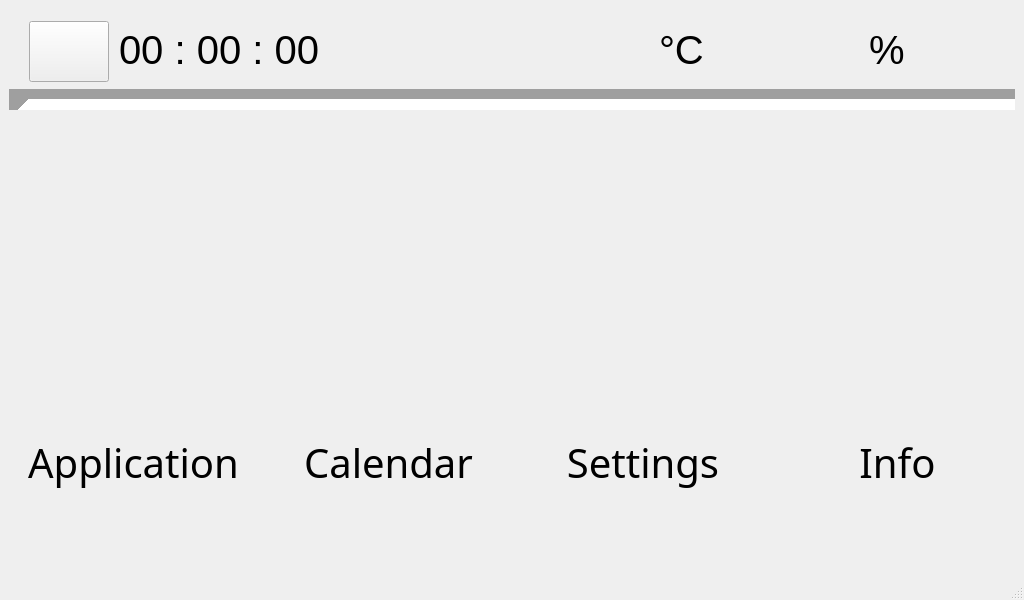
<?xml version="1.0" encoding="UTF-8"?>
<ui version="4.0">
 <class>MainWindow</class>
 <widget class="QMainWindow" name="MainWindow">
  <property name="geometry">
   <rect>
    <x>0</x>
    <y>0</y>
    <width>1024</width>
    <height>600</height>
   </rect>
  </property>
  <property name="windowTitle">
   <string>MainWindow</string>
  </property>
  <widget class="QWidget" name="centralwidget">
   <layout class="QVBoxLayout" name="verticalLayout">
    <item>
     <widget class="QStackedWidget" name="stackedWidget">
      <property name="currentIndex">
       <number>0</number>
      </property>
      <widget class="QWidget" name="page">
       <widget class="Line" name="line">
        <property name="geometry">
         <rect>
          <x>0</x>
          <y>80</y>
          <width>1231</width>
          <height>21</height>
         </rect>
        </property>
        <property name="frameShadow">
         <enum>QFrame::Sunken</enum>
        </property>
        <property name="lineWidth">
         <number>20</number>
        </property>
        <property name="orientation">
         <enum>Qt::Horizontal</enum>
        </property>
       </widget>
       <widget class="QLabel" name="time_label">
        <property name="geometry">
         <rect>
          <x>110</x>
          <y>20</y>
          <width>261</width>
          <height>41</height>
         </rect>
        </property>
        <property name="font">
         <font>
          <family>Ubuntu</family>
          <pointsize>30</pointsize>
         </font>
        </property>
        <property name="text">
         <string>00 : 00 : 00</string>
        </property>
       </widget>
       <widget class="QWidget" name="verticalLayoutWidget">
        <property name="geometry">
         <rect>
          <x>0</x>
          <y>100</y>
          <width>1013</width>
          <height>451</height>
         </rect>
        </property>
        <layout class="QVBoxLayout" name="verticalLayout_2">
         <item>
          <layout class="QHBoxLayout" name="horizontalLayout">
           <item>
            <widget class="QPushButton" name="app_button">
             <property name="text">
              <string/>
             </property>
             <property name="icon">
              <iconset resource="Resources.qrc">
               <normaloff>:/Images/application.png</normaloff>:/Images/application.png</iconset>
             </property>
             <property name="iconSize">
              <size>
               <width>200</width>
               <height>200</height>
              </size>
             </property>
             <property name="autoDefault">
              <bool>true</bool>
             </property>
             <property name="default">
              <bool>true</bool>
             </property>
             <property name="flat">
              <bool>true</bool>
             </property>
            </widget>
           </item>
           <item>
            <widget class="QPushButton" name="calendar_button">
             <property name="minimumSize">
              <size>
               <width>250</width>
               <height>250</height>
              </size>
             </property>
             <property name="styleSheet">
              <string notr="true">image: url(:/images/Images/schedule.png);</string>
             </property>
             <property name="text">
              <string/>
             </property>
             <property name="icon">
              <iconset resource="Resources.qrc">
               <normaloff>:/Images/schedule.png</normaloff>:/Images/schedule.png</iconset>
             </property>
             <property name="iconSize">
              <size>
               <width>200</width>
               <height>200</height>
              </size>
             </property>
             <property name="autoDefault">
              <bool>false</bool>
             </property>
             <property name="flat">
              <bool>true</bool>
             </property>
            </widget>
           </item>
           <item>
            <widget class="QPushButton" name="settings_button">
             <property name="text">
              <string/>
             </property>
             <property name="icon">
              <iconset resource="Resources.qrc">
               <normaloff>:/Images/gear.png</normaloff>:/Images/gear.png</iconset>
             </property>
             <property name="iconSize">
              <size>
               <width>200</width>
               <height>200</height>
              </size>
             </property>
             <property name="flat">
              <bool>true</bool>
             </property>
            </widget>
           </item>
           <item>
            <widget class="QPushButton" name="Info_button">
             <property name="text">
              <string/>
             </property>
             <property name="icon">
              <iconset resource="Resources.qrc">
               <normaloff>:/Images/info.png</normaloff>:/Images/info.png</iconset>
             </property>
             <property name="iconSize">
              <size>
               <width>200</width>
               <height>200</height>
              </size>
             </property>
             <property name="flat">
              <bool>true</bool>
             </property>
            </widget>
           </item>
          </layout>
         </item>
         <item>
          <layout class="QHBoxLayout" name="horizontalLayout_4">
           <item>
            <widget class="QLabel" name="label_5">
             <property name="font">
              <font>
               <family>Ubuntu Thin</family>
               <pointsize>30</pointsize>
              </font>
             </property>
             <property name="styleSheet">
              <string notr="true"/>
             </property>
             <property name="text">
              <string>Application</string>
             </property>
             <property name="alignment">
              <set>Qt::AlignCenter</set>
             </property>
            </widget>
           </item>
           <item>
            <widget class="QLabel" name="label_7">
             <property name="font">
              <font>
               <family>Ubuntu Thin</family>
               <pointsize>30</pointsize>
              </font>
             </property>
             <property name="styleSheet">
              <string notr="true"/>
             </property>
             <property name="text">
              <string>Calendar</string>
             </property>
             <property name="alignment">
              <set>Qt::AlignCenter</set>
             </property>
            </widget>
           </item>
           <item>
            <widget class="QLabel" name="label_6">
             <property name="font">
              <font>
               <family>Ubuntu Thin</family>
               <pointsize>30</pointsize>
              </font>
             </property>
             <property name="styleSheet">
              <string notr="true"/>
             </property>
             <property name="text">
              <string>Settings</string>
             </property>
             <property name="alignment">
              <set>Qt::AlignCenter</set>
             </property>
            </widget>
           </item>
           <item>
            <widget class="QLabel" name="label">
             <property name="font">
              <font>
               <family>Ubuntu Thin</family>
               <pointsize>30</pointsize>
              </font>
             </property>
             <property name="styleSheet">
              <string notr="true"/>
             </property>
             <property name="text">
              <string>Info</string>
             </property>
             <property name="alignment">
              <set>Qt::AlignCenter</set>
             </property>
            </widget>
           </item>
          </layout>
         </item>
        </layout>
       </widget>
       <widget class="QLabel" name="temperature_label">
        <property name="geometry">
         <rect>
          <x>590</x>
          <y>20</y>
          <width>61</width>
          <height>41</height>
         </rect>
        </property>
        <property name="font">
         <font>
          <pointsize>30</pointsize>
         </font>
        </property>
        <property name="text">
         <string/>
        </property>
       </widget>
       <widget class="QLabel" name="temperature_label_2">
        <property name="geometry">
         <rect>
          <x>650</x>
          <y>20</y>
          <width>61</width>
          <height>41</height>
         </rect>
        </property>
        <property name="font">
         <font>
          <family>Ubuntu</family>
          <pointsize>30</pointsize>
         </font>
        </property>
        <property name="text">
         <string>°C</string>
        </property>
       </widget>
       <widget class="QLabel" name="temperature_label_3">
        <property name="geometry">
         <rect>
          <x>860</x>
          <y>20</y>
          <width>61</width>
          <height>41</height>
         </rect>
        </property>
        <property name="font">
         <font>
          <family>Ubuntu</family>
          <pointsize>30</pointsize>
         </font>
        </property>
        <property name="text">
         <string>%</string>
        </property>
       </widget>
       <widget class="QLabel" name="humidity_label">
        <property name="geometry">
         <rect>
          <x>800</x>
          <y>20</y>
          <width>61</width>
          <height>41</height>
         </rect>
        </property>
        <property name="font">
         <font>
          <pointsize>30</pointsize>
         </font>
        </property>
        <property name="text">
         <string/>
        </property>
       </widget>
       <widget class="QPushButton" name="tempImg">
        <property name="geometry">
         <rect>
          <x>710</x>
          <y>20</y>
          <width>50</width>
          <height>50</height>
         </rect>
        </property>
        <property name="styleSheet">
         <string notr="true">background:transparent;
border:0px;</string>
        </property>
        <property name="text">
         <string/>
        </property>
        <property name="iconSize">
         <size>
          <width>50</width>
          <height>50</height>
         </size>
        </property>
       </widget>
       <widget class="QPushButton" name="humidityImg">
        <property name="geometry">
         <rect>
          <x>900</x>
          <y>20</y>
          <width>50</width>
          <height>50</height>
         </rect>
        </property>
        <property name="styleSheet">
         <string notr="true">background:transparent;
border:0px;</string>
        </property>
        <property name="text">
         <string/>
        </property>
        <property name="icon">
         <iconset resource="Resources.qrc">
          <normaloff>:/Images/humidity.png</normaloff>:/Images/humidity.png</iconset>
        </property>
        <property name="iconSize">
         <size>
          <width>50</width>
          <height>50</height>
         </size>
        </property>
       </widget>
       <widget class="QPushButton" name="alarmButton">
        <property name="enabled">
         <bool>true</bool>
        </property>
        <property name="geometry">
         <rect>
          <x>20</x>
          <y>12</y>
          <width>80</width>
          <height>61</height>
         </rect>
        </property>
        <property name="styleSheet">
         <string notr="true">image: url(:/Images/alarm.png);</string>
        </property>
        <property name="text">
         <string/>
        </property>
       </widget>
      </widget>
      <widget class="QWidget" name="page_2">
       <widget class="QLabel" name="label_2">
        <property name="geometry">
         <rect>
          <x>440</x>
          <y>70</y>
          <width>241</width>
          <height>20</height>
         </rect>
        </property>
        <property name="text">
         <string>APPLICATION</string>
        </property>
       </widget>
       <widget class="QPushButton" name="back_button">
        <property name="geometry">
         <rect>
          <x>10</x>
          <y>10</y>
          <width>30</width>
          <height>30</height>
         </rect>
        </property>
        <property name="text">
         <string/>
        </property>
        <property name="iconSize">
         <size>
          <width>50</width>
          <height>50</height>
         </size>
        </property>
       </widget>
      </widget>
      <widget class="QWidget" name="page_3">
       <widget class="QLabel" name="label_3">
        <property name="geometry">
         <rect>
          <x>450</x>
          <y>60</y>
          <width>151</width>
          <height>20</height>
         </rect>
        </property>
        <property name="text">
         <string>SETTINGS</string>
        </property>
       </widget>
       <widget class="QPushButton" name="back_button_2">
        <property name="geometry">
         <rect>
          <x>10</x>
          <y>10</y>
          <width>30</width>
          <height>30</height>
         </rect>
        </property>
        <property name="text">
         <string/>
        </property>
        <property name="iconSize">
         <size>
          <width>100</width>
          <height>2000</height>
         </size>
        </property>
       </widget>
      </widget>
      <widget class="QWidget" name="page_4">
       <widget class="QLabel" name="label_4">
        <property name="geometry">
         <rect>
          <x>640</x>
          <y>100</y>
          <width>63</width>
          <height>20</height>
         </rect>
        </property>
        <property name="text">
         <string>INFO</string>
        </property>
       </widget>
       <widget class="QPushButton" name="back_button_3">
        <property name="geometry">
         <rect>
          <x>10</x>
          <y>10</y>
          <width>30</width>
          <height>30</height>
         </rect>
        </property>
        <property name="text">
         <string/>
        </property>
        <property name="iconSize">
         <size>
          <width>100</width>
          <height>2000</height>
         </size>
        </property>
       </widget>
      </widget>
      <widget class="QWidget" name="page_5">
       <widget class="QPushButton" name="back_button_4">
        <property name="geometry">
         <rect>
          <x>10</x>
          <y>10</y>
          <width>30</width>
          <height>30</height>
         </rect>
        </property>
        <property name="text">
         <string/>
        </property>
        <property name="iconSize">
         <size>
          <width>50</width>
          <height>50</height>
         </size>
        </property>
       </widget>
       <widget class="QCalendarWidget" name="calendarWidget">
        <property name="enabled">
         <bool>true</bool>
        </property>
        <property name="geometry">
         <rect>
          <x>0</x>
          <y>50</y>
          <width>1001</width>
          <height>481</height>
         </rect>
        </property>
        <property name="autoFillBackground">
         <bool>true</bool>
        </property>
        <property name="gridVisible">
         <bool>true</bool>
        </property>
        <property name="horizontalHeaderFormat">
         <enum>QCalendarWidget::SingleLetterDayNames</enum>
        </property>
        <property name="verticalHeaderFormat">
         <enum>QCalendarWidget::NoVerticalHeader</enum>
        </property>
        <property name="navigationBarVisible">
         <bool>true</bool>
        </property>
        <property name="dateEditEnabled">
         <bool>true</bool>
        </property>
       </widget>
       <zorder>calendarWidget</zorder>
       <zorder>back_button_4</zorder>
      </widget>
     </widget>
    </item>
   </layout>
  </widget>
  <widget class="QMenuBar" name="menubar">
   <property name="geometry">
    <rect>
     <x>0</x>
     <y>0</y>
     <width>1024</width>
     <height>20</height>
    </rect>
   </property>
  </widget>
  <widget class="QStatusBar" name="statusbar"/>
 </widget>
 <resources>
  <include location="Resources.qrc"/>
 </resources>
 <connections/>
</ui>
